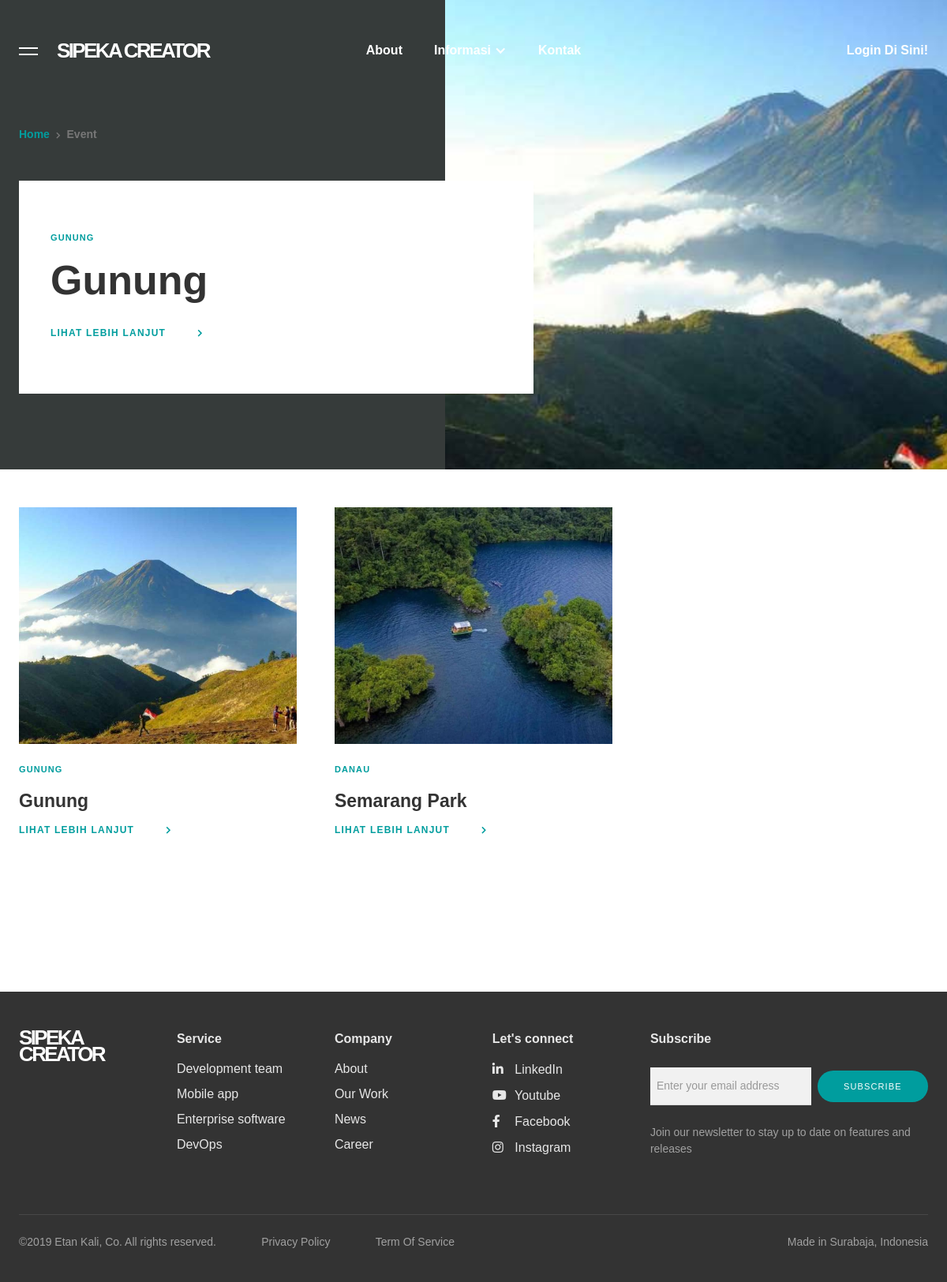
The app's page /daftar-wisata with its own data.
### tables this page shows
CREATE TABLE `wisata` (
  `id_wisata` int(11) NOT NULL,
  `nama_wisata` varchar(255) DEFAULT NULL,
  `email_wisata` varchar(255) DEFAULT NULL,
  `no_hp_wisata` varchar(255) DEFAULT NULL,
  `website_wisata` varchar(255) DEFAULT NULL,
  `alamat_wisata` text DEFAULT NULL,
  `latitude` varchar(255) DEFAULT NULL,
  `longitude` varchar(255) NOT NULL,
  `id_kategori_wisata` int(11) DEFAULT NULL,
  `deskripsi_wisata` text DEFAULT NULL,
  `img` text DEFAULT NULL,
  `id_provinsi` char(2) DEFAULT NULL,
  `id_kota_kab` char(5) DEFAULT NULL,
  `id_kecamatan` char(8) DEFAULT NULL,
  `id_desa_kelurahan` char(13) DEFAULT NULL,
  `slug` text NOT NULL
);

CREATE TABLE `kategori_wisata` (
  `id_kategori_wisata` int(11) NOT NULL,
  `kategori_wisata` varchar(255) NOT NULL,
  `img_kategori_wisata` text NOT NULL
);

### application/controllers/guest/Wisata.php (called while the page is built, shortened)
<?php
class Wisata extends CI_Controller {
	public function __construct(){
		$this->load->model('guest/Wisata_model', 'wisata_model');
		$this->load->library('pagination');
	}
	public function index(){
		$data['title'] = 'Wisata';
		$config['base_url'] = base_url('daftar-wisata');
		$config['total_rows'] = $this->db->count_all('wisata');
		$config['per_page'] = 6;
		$config["uri_segment"] = 2;
		$choice = $config["total_rows"] / $config["per_page"];
		$config["num_links"] = floor($choice);
		$config['use_page_numbers'] = TRUE;
		$config['reuse_query_string'] = TRUE;
		$config['full_tag_open'] = '<div class="pagination">';
		$config['full_tag_close'] = '</div>';
		$this->pagination->initialize($config);
		$data['page'] = ($this->uri->segment(2)) ? $this->uri->segment(2) - 1 : 0;
		$data['wisata'] = $this->wisata_model->index($config["per_page"], $data['page']);
		$data['latest_single'] = $this->wisata_model->latest_single();
		$data['pagination'] = $this->pagination->create_links();
		$this->load->view('template/guest/header', $data);
		$this->load->view('guest/wisata', $data);
		$this->load->view('template/guest/footer');
	}
}

### index.php (called while the page is built, shortened)
<?php
require_once BASEPATH.'core/CodeIgniter.php';

### application/models/guest/Wisata_model.php (called while the page is built, shortened)
<?php
class Wisata_model extends CI_Model {
	private $table = 'wisata';
	public function index($limit, $start){
		return $this->db->select('*')->from($this->table)->order_by('id_wisata', 'DESC')->join('kategori_wisata', 'kategori_wisata.id_kategori_wisata = wisata.id_kategori_wisata')->limit($limit, $start)->get()->result_array();
	}
	public function latest_single(){
		return $this->db->select('*')->from($this->table)->order_by('id_wisata', 'DESC')->join('kategori_wisata', 'kategori_wisata.id_kategori_wisata = wisata.id_kategori_wisata')->limit(1)->get()->result_array();
	}
}

### application/config/config.php (called while the page is built, shortened)
<?php
$config['base_url'] = 'http://localhost/wisata/';
$config['index_page'] = 'index.php';
$config['uri_protocol']	= 'REQUEST_URI';
$config['url_suffix'] = '';
$config['language']	= 'english';
$config['charset'] = 'UTF-8';
$config['enable_hooks'] = FALSE;
$config['subclass_prefix'] = 'MY_';
$config['composer_autoload'] = FALSE;
$config['permitted_uri_chars'] = 'a-z 0-9~%.:_\-';
$config['enable_query_strings'] = FALSE;
$config['controller_trigger'] = 'c';
$config['function_trigger'] = 'm';
$config['directory_trigger'] = 'd';
$config['allow_get_array'] = TRUE;
$config['log_threshold'] = 0;
$config['log_path'] = '';
$config['log_file_extension'] = '';
$config['log_file_permissions'] = 0644;
$config['log_date_format'] = 'Y-m-d H:i:s';
$config['error_views_path'] = '';
$config['cache_path'] = '';
$config['cache_query_string'] = FALSE;
$config['encryption_key'] = '';
$config['sess_driver'] = 'files';
$config['sess_cookie_name'] = 'ci_session';
$config['sess_expiration'] = 7200;
$config['sess_save_path'] = NULL;
$config['sess_match_ip'] = FALSE;
$config['sess_time_to_update'] = 300;
$config['sess_regenerate_destroy'] = FALSE;
$config['cookie_prefix']	= '';
$config['cookie_domain']	= '';
$config['cookie_path']		= '/';
$config['cookie_secure']	= FALSE;
$config['cookie_httponly'] 	= FALSE;
$config['standardize_newlines'] = FALSE;
$config['global_xss_filtering'] = FALSE;
$config['csrf_protection'] = FALSE;
$config['csrf_token_name'] = 'csrf_test_name';
$config['csrf_cookie_name'] = 'csrf_cookie_name';
$config['csrf_expire'] = 7200;
$config['csrf_regenerate'] = TRUE;
$config['csrf_exclude_uris'] = array();
$config['compress_output'] = FALSE;
$config['time_reference'] = 'local';
$config['rewrite_short_tags'] = FALSE;
$config['proxy_ips'] = '';

### application/views/guest/wisata.php (the view, shortened to what this page needs)
<div class="section is-header bg-accent-dark img-blog overflow-hidden position-relative" style="background-image: url('<?= $latest_single[0]['img'] ?>');
  background-position: 47vw 50%;
  background-size: 1230px;
  background-repeat: no-repeat;">
  <div class="container flex-horizontal position-relative">
    <div class="col lg-7 md-12">
      <div class="breadcrumb margin-bottom-double"><a href="<?= base_url() ?>">Home</a><span class="fa margin-left-small margin-right-small is-xsmall"></span>Event</div>
      <div class="header-content-wrapper-3">
        <div class="c-gridpost__category"><a href="#"><?= $latest_single[0]['kategori_wisata'] ?></a></div>
        <a href="<?= base_url('daftar-wisata/').$latest_single[0]['nama_wisata'] ?>" class="color-body-text white-md w-inline-block">
          <h1 class="margin-bottom-small"><?= $latest_single[0]['nama_wisata'] ?></h1>
        </a><a href="<?= base_url('daftar-wisata/').$latest_single[0]['nama_wisata'] ?>" class="cta-link"><span class="margin-right">Lihat Lebih Lanjut</span> <span class="fa c-cta1_arrow-hovered"></span> <span class="fa c-cta1__arrow-normal"></span></a>
      </div>
    </div>
    <div class="col lg-5 no-margin-bottom"></div>
  </div>
</div>
<div class="section">
  <div class="container flex-horizontal container-wrap">
    <?php foreach ($wisata as $key => $value) { ?>
      <div class="col lg-4 md-12 margin-bottom-quad"><a href="<?= base_url('daftar-wisata/').$value['slug'] ?>" class="w-inline-block"><img src="<?= $value['img'] ?>" alt="" class="margin-bottom img-news"></a>
        <div class="c-gridpost__category"><a href="#"><?= $value['kategori_wisata'] ?></a></div>
        <h3 class="margin-bottom-small"><?= $value['nama_wisata'] ?></h3><a href="<?= base_url('daftar-wisata/').$value['slug'] ?>" class="cta-link"><span class="margin-right">Lihat Lebih Lanjut</span> <span class="fa c-cta1_arrow-hovered"></span> <span class="fa c-cta1__arrow-normal"></span></a>
      </div>
    <?php } ?>
  </div>
  <div class="container">
  </div>
</div>

### assets_guest/css/webflow.css (style rules this page uses)
* { -webkit-box-sizing: border-box; -moz-box-sizing: border-box; box-sizing: border-box; }
html { height: 100%; }
body { margin: 0; min-height: 100%; background-color: #fff; font-family: Arial, sans-serif; font-size: 14px; line-height: 20px; color: #333; }
img { max-width: 100%; vertical-align: middle; display: inline-block; }
.w-inline-block { max-width: 100%; display: inline-block; }
h1, h2, h3, h4, h5, h6 { font-weight: bold; margin-bottom: 10px; }
h1 { font-size: 38px; line-height: 44px; margin-top: 20px; }
h3 { font-size: 24px; line-height: 30px; margin-top: 20px; }

### application/views/template/guest/header.php (style rules this page uses)
.img-news { object-fit: cover !important; width: 500px !important; height: 300px; }

### records on screen
wisata: img (picture), id_kategori_wisata.kategori_wisata "GUNUNG", nama_wisata "Gunung"
wisata: img (picture), id_kategori_wisata.kategori_wisata "DANAU", nama_wisata "Semarang Park"
